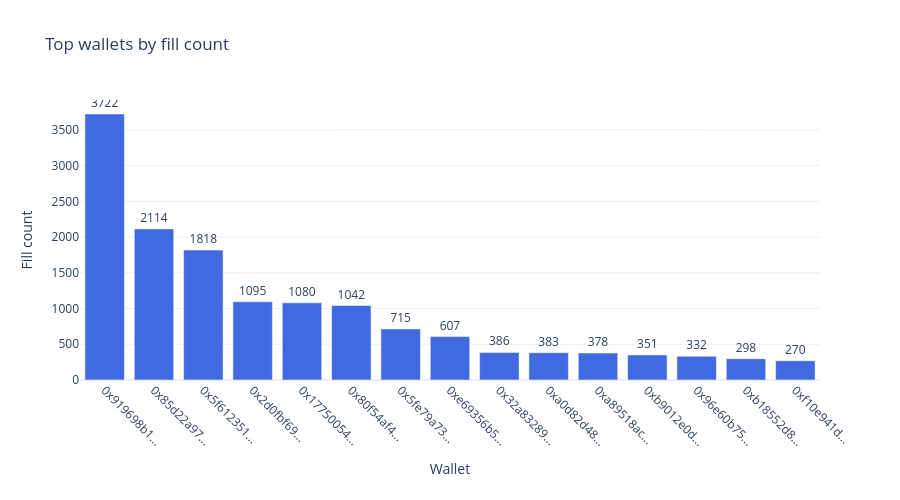

The notebook cell saved with this chart:
### Code cell
top15 = wallet_stats.sort_values(by='fill_count', ascending=False).head(15)

fig_wallet = go.Figure()
fig_wallet.add_trace(go.Bar(
    x=top15.index.str[:10] + '...',
    y=top15['fill_count'],
    marker_color='royalblue',
    text=top15['fill_count'],
    textposition='outside',
))

fig_wallet.update_layout(
    title='Top wallets by fill count',
    xaxis_title='Wallet',
    yaxis_title='Fill count',
    template='plotly_white',
    height=500,
    margin=dict(b=120),
)
fig_wallet.update_xaxes(tickangle=45)
fig_wallet.show()

### Figure 1 — Plotly figure (JSON) as saved in the notebook; plotly's stock layout.template omitted (floating-point values rounded to 4 significant figures)
{"data": [{"marker": {"color": "royalblue"}, "text": [3722.0, 2114.0, 1818.0, 1095.0, 1080.0, 1042.0, 715.0, 607.0, 386.0, 383.0, 378.0, 351.0, 332.0, 298.0, 270.0], "textposition": "outside", "type": "bar", "x": ["0x919698b1...", "0x85d22a97...", "0x5f612351...", "0x2d0fbf69...", "0x17750054...", "0x80f54af4...", "0x5fe79a73...", "0xe69356b5...", "0x32a83289...", "0xa0d82d48...", "0xa89518ac...", "0xb9012e0d...", "0x96e60b75...", "0xb18552d8...", "0xf10e941d..."], "y": [3722, 2114, 1818, 1095, 1080, 1042, 715, 607, 386, 383, 378, 351, 332, 298, 270]}], "layout": {"height": 500, "margin": {"b": 120}, "title": {"text": "Top wallets by fill count"}, "xaxis": {"tickangle": 45, "title": {"text": "Wallet"}}, "yaxis": {"title": {"text": "Fill count"}}}}
